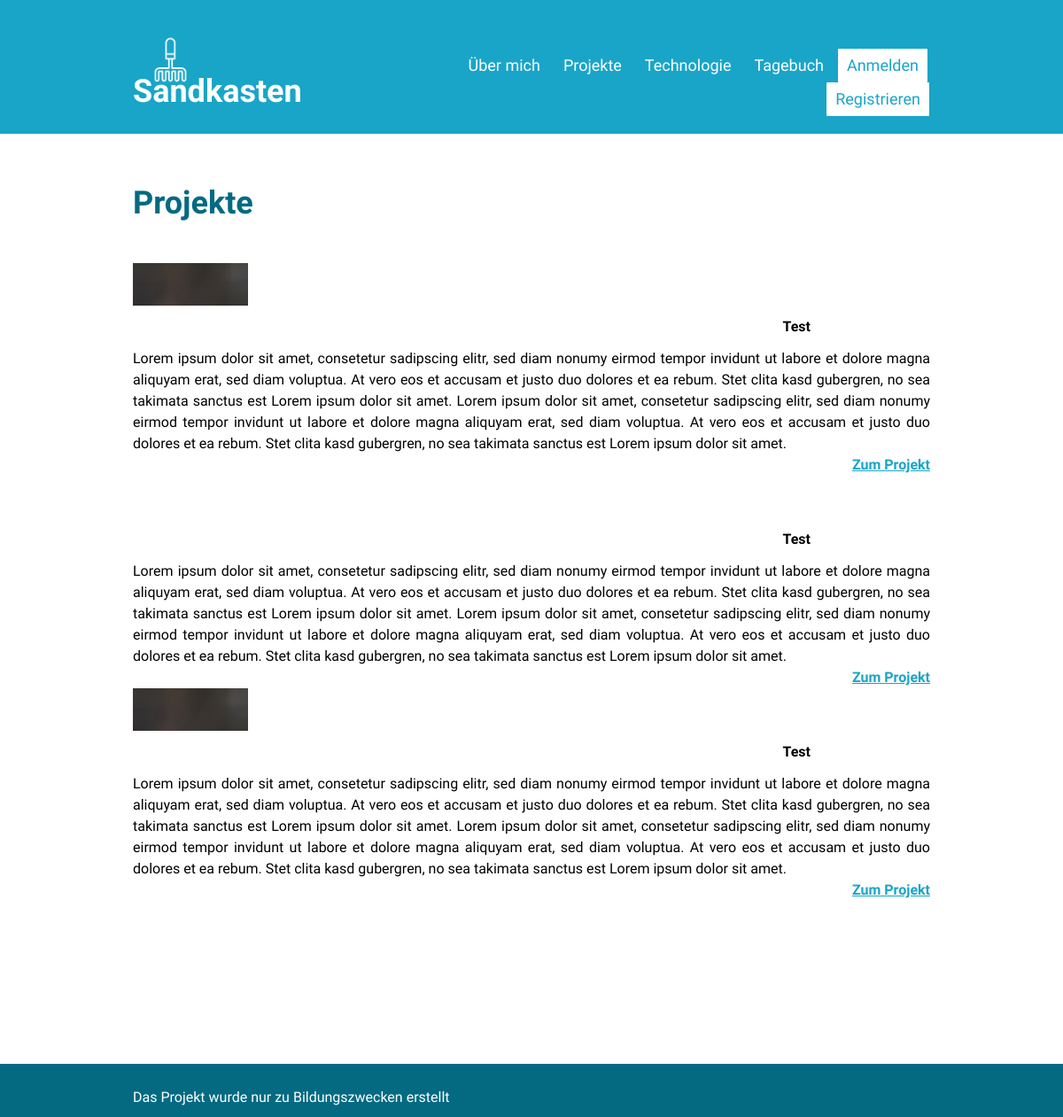
The app's page /projects with its own data.
### sandkasten_package/models.py (models this page shows, shortened)
class Project(db.Model):
    id = db.Column(db.Integer, primary_key=True)
    title = db.Column(db.String(200), nullable=False)
    capture = db.Column(db.String(200), nullable=False)
    description_1 = db.Column(db.Text, nullable=False)
    description_2 = db.Column(db.Text, nullable=False)
    description_3 = db.Column(db.Text, nullable=False)
    source = db.Column(db.String(300), nullable=True)
    github = db.Column(db.String(300), nullable=True)
    video_1 = db.Column(db.String(300), nullable=True)
    video_2 = db.Column(db.String(300), nullable=True)
    video_3 = db.Column(db.String(300), nullable=True)
    notice = db.Column(db.Text, nullable=True)
    date = db.Column(db.DateTime, default=datetime.utcnow)

### sandkasten_package/routes.py (the view)
@app.route('/projects')
def projects():
    projects = Project.query.all()
    return render_template('projects.html',
                           title='Projekte',
                           projects=projects,
                           menu=menu)

### sandkasten_package/routes.py (called while the page is built)
@app.after_request
def redirect_to_login(response):
    if response.status_code == 401:
        return redirect(url_for('login') + '?next' + request.url)
    return response

### sandkasten_package/templates/projects.html (shortened to what this page needs)
{% extends 'base.html' %}
{% block body %}
<div class="content_body page_pattern">
    <h1 class="content_header">Projekte</h1>
    <div class="project_wrapper">
        {% for item in projects %}
            <div class="project_item">
                <div class="project_item_header">
                    <div class="technology_item_logo standart_text"
                         style="background-image: url(/{{ item.capture }})"></div>
                    <div class="technology_item_title standart_text bold_text">
                        {{ item.title }}
                    </div>
                </div>
                <div class="technology_item_body standart_text technology_item_description">
                    {{ item.description_1 }}
                </div>
                <div class="technology_item_link standart_text">
                    <a href="/projects/{{ item.id }}" class="standart_text bold_text technology_item_link">Zum Projekt</a>
                </div>
            </div>
        {% endfor %}
    </div>
</div>
{% endblock %}

### sandkasten_package/static/css/style.css (style rules this page uses)
body { font-family: 'Roboto Condensed', sans-serif; }
.page_pattern { width: 960px; margin: 0 auto; }
.content_header { font-size: 36px; font-weight: 700; color: #036A82; margin: 0 0 50px 0; }
.standart_text { font-size: 16px; line-height: 24px; }
.bold_text { font-weight: 700; }
.content_body { box-sizing: border-box; margin: 0 auto; padding: 60px 30px 120px 30px; }

### sandkasten_package/static/css/technology.css (style rules this page uses)
.technology_item_logo { width: 130px; height: 48px; }
.technology_item_title { width: calc(100% - 135px); line-height: 48px; text-align: right; }
.technology_item_description { text-align: justify; }
.technology_item_link { color: #19a5c8; text-align: right; }

### records on screen
Project: capture (picture), title "Test", description_1 "Lorem ipsum dolor sit amet, consetetur sadipscing elitr, sed diam nonumy eirmod tempor invidunt ut labore et dolore magna aliquyam erat, sed diam voluptua. At vero eos et accusam et justo duo dolores et ea rebum. Stet clita kasd gubergren, no sea takimata sanctus est Lorem ipsum dolor sit amet. Lorem ipsum dolor sit amet, consetetur sadipscing elitr, sed diam nonumy eirmod tempor invidunt ut labore et dolore magna aliquyam erat, sed diam voluptua. At vero eos et accusam et justo duo dolores et ea rebum. Stet clita kasd gubergren, no sea takimata sanctus est Lorem ipsum dolor sit amet."
Project: title "Test", description_1 "Lorem ipsum dolor sit amet, consetetur sadipscing elitr, sed diam nonumy eirmod tempor invidunt ut labore et dolore magna aliquyam erat, sed diam voluptua. At vero eos et accusam et justo duo dolores et ea rebum. Stet clita kasd gubergren, no sea takimata sanctus est Lorem ipsum dolor sit amet. Lorem ipsum dolor sit amet, consetetur sadipscing elitr, sed diam nonumy eirmod tempor invidunt ut labore et dolore magna aliquyam erat, sed diam voluptua. At vero eos et accusam et justo duo dolores et ea rebum. Stet clita kasd gubergren, no sea takimata sanctus est Lorem ipsum dolor sit amet."
Project: capture (picture), title "Test", description_1 "Lorem ipsum dolor sit amet, consetetur sadipscing elitr, sed diam nonumy eirmod tempor invidunt ut labore et dolore magna aliquyam erat, sed diam voluptua. At vero eos et accusam et justo duo dolores et ea rebum. Stet clita kasd gubergren, no sea takimata sanctus est Lorem ipsum dolor sit amet. Lorem ipsum dolor sit amet, consetetur sadipscing elitr, sed diam nonumy eirmod tempor invidunt ut labore et dolore magna aliquyam erat, sed diam voluptua. At vero eos et accusam et justo duo dolores et ea rebum. Stet clita kasd gubergren, no sea takimata sanctus est Lorem ipsum dolor sit amet."

### other values on screen
{{ menu_item.name }} "Über mich" "Projekte" "Technologie" "Tagebuch" "Anmelden" "Registrieren"
